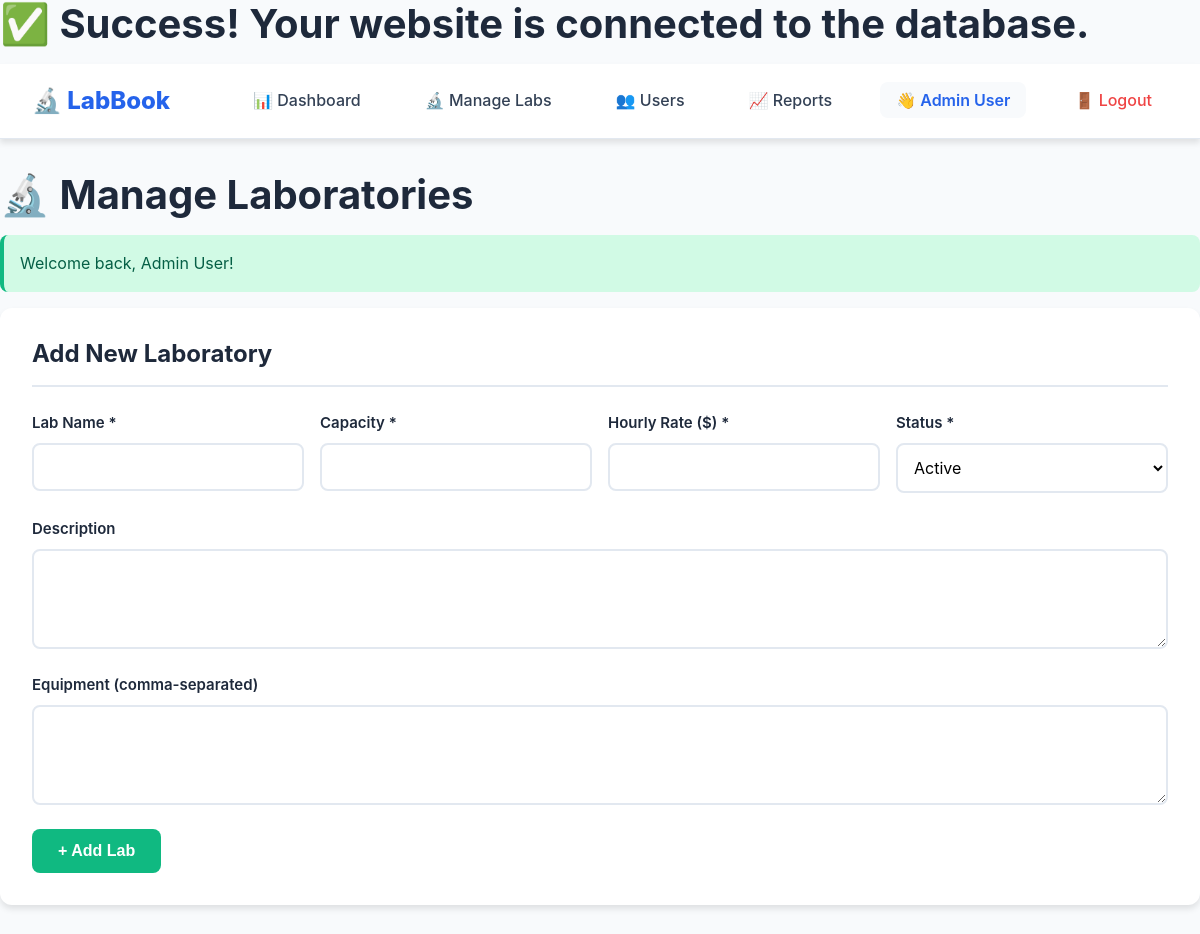
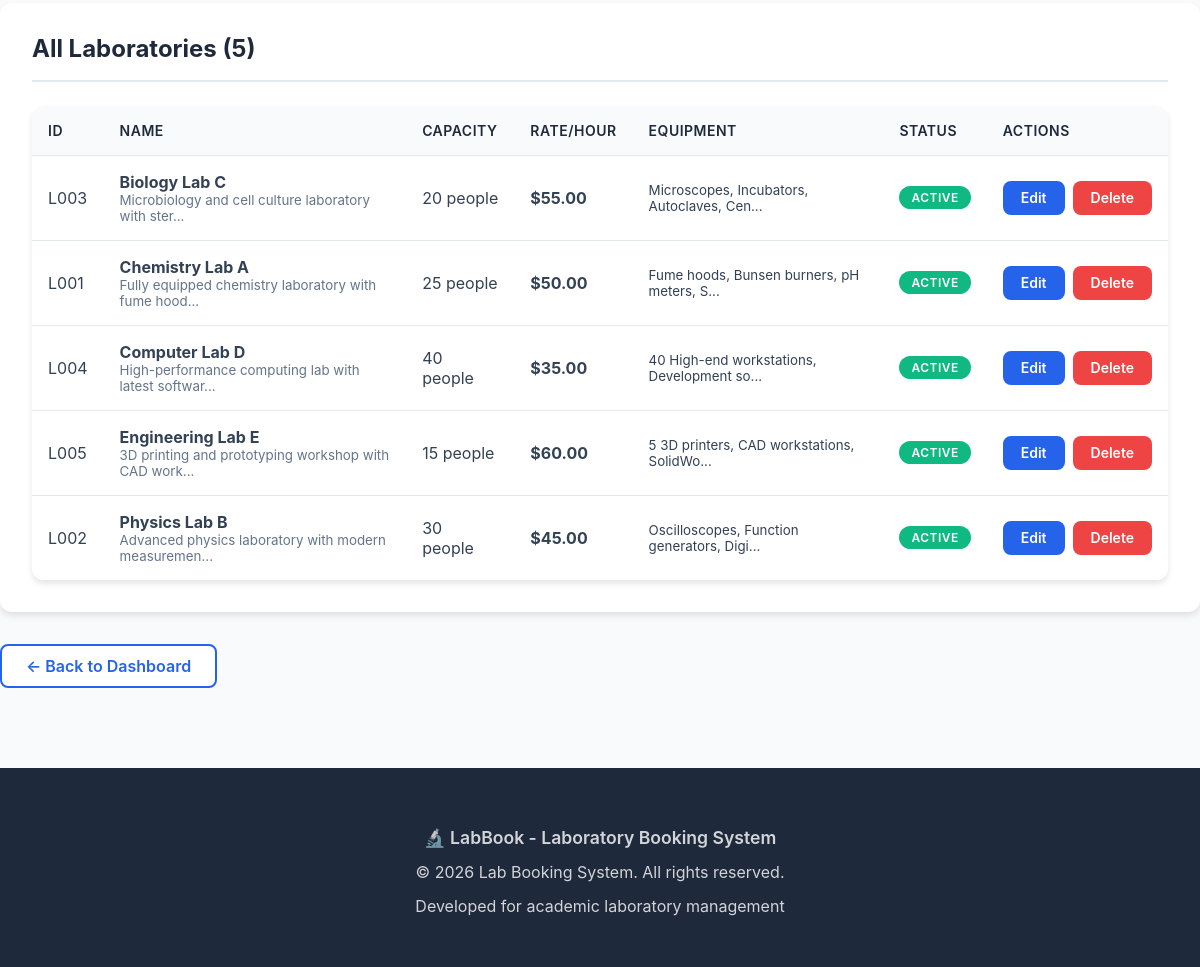
/admin/manage_labs.php (signed in), run on the app's committed database (2 pictures, top to bottom).
### tables this page shows
CREATE TABLE labs (
    id INT AUTO_INCREMENT PRIMARY KEY,
    name VARCHAR(100) NOT NULL,
    description TEXT,
    capacity INT NOT NULL COMMENT 'Maximum number of people',
    equipment TEXT COMMENT 'Available equipment (comma-separated)',
    image_url VARCHAR(255) DEFAULT NULL,
    hourly_rate DECIMAL(10, 2) NOT NULL DEFAULT 0.00 COMMENT 'Cost per hour',
    status ENUM('active', 'inactive', 'maintenance') DEFAULT 'active',
    created_at TIMESTAMP DEFAULT CURRENT_TIMESTAMP,
    updated_at TIMESTAMP DEFAULT CURRENT_TIMESTAMP ON UPDATE CURRENT_TIMESTAMP,
    
     
    INDEX idx_status (status)
);

### admin/manage_labs.php (the view, shortened to what this page needs)
<?php
require_once '../includes/db_connect.php';
require_once '../includes/functions.php';
$stmt = $pdo->query("SELECT * FROM labs ORDER BY name");
$labs = $stmt->fetchAll();
$editLab = null;
?>
<!DOCTYPE html>
<html lang="en">
<head>
    <link rel="stylesheet" href="../assets/css/style.css">
</head>
<body>
    <?php include '../includes/header.php'; ?>
    <main class="container" style="padding: 2rem 0;">
        <h1>🔬 Manage Laboratories</h1>
        <div class="card">
            <div class="card-header">
                <h2 class="card-title"><?php echo $editLab ? 'Edit Laboratory' : 'Add New Laboratory'; ?></h2>
            </div>
            <form method="POST">
                <div style="display: grid; grid-template-columns: repeat(auto-fit, minmax(250px, 1fr)); gap: 1rem;">
                    <div class="form-group">
                        <label for="name">Lab Name *</label>
                        <input type="text" id="name" name="name" required
                               value="<?php echo $editLab ? htmlspecialchars($editLab['name']) : ''; ?>">
                    </div>
                    <div class="form-group">
                        <label for="capacity">Capacity *</label>
                        <input type="number" id="capacity" name="capacity" required min="1"
                               value="<?php echo $editLab ? $editLab['capacity'] : ''; ?>">
                    </div>
                    <div class="form-group">
                        <label for="hourly_rate">Hourly Rate ($) *</label>
                        <input type="number" id="hourly_rate" name="hourly_rate" required min="0" step="0.01"
                               value="<?php echo $editLab ? $editLab['hourly_rate'] : ''; ?>">
                    </div>
                    <div class="form-group">
                        <label for="status">Status *</label>
                        <select id="status" name="status" required>
                            <option value="active" <?php echo ($editLab && $editLab['status'] === 'active') ? 'selected' : ''; ?>>Active</option>
                        </select>
                    </div>
                </div>
                <div class="form-group">
                    <label for="description">Description</label>
                    <textarea id="description" name="description" rows="2"><?php echo $editLab ? htmlspecialchars($editLab['description']) : ''; ?></textarea>
                </div>
                <div class="form-group">
                    <label for="equipment">Equipment (comma-separated)</label>
                    <textarea id="equipment" name="equipment" rows="2"><?php echo $editLab ? htmlspecialchars($editLab['equipment']) : ''; ?></textarea>
                </div>
                <div style="display: flex; gap: 1rem;">
                    <button type="submit" name="<?php echo $editLab ? 'edit_lab' : 'add_lab'; ?>" class="btn btn-success">
                        <?php echo $editLab ? '✓ Update Lab' : '+ Add Lab'; ?>
                    </button>
                </div>
            </form>
        </div>
        <div class="card">
            <div class="card-header">
                <h2 class="card-title">All Laboratories (<?php echo count($labs); ?>)</h2>
            </div>
            <div class="table-container">
                <table>
                    <thead>
                        <tr>
                            <th>ID</th>
                            <th>Name</th>
                            <th>Capacity</th>
                            <th>Rate/Hour</th>
                            <th>Equipment</th>
                            <th>Status</th>
                            <th>Actions</th>
                        </tr>
                    </thead>
                    <tbody>
                        <?php foreach ($labs as $lab): ?>
                        <tr>
                            <td>L<?php echo str_pad($lab['id'], 3, '0', STR_PAD_LEFT); ?></td>
                            <td>
                                <strong><?php echo htmlspecialchars($lab['name']); ?></strong><br>
                                <small style="color: var(--text-light);"><?php echo htmlspecialchars(substr($lab['description'], 0, 50)); ?>...</small>
                            </td>
                            <td><?php echo $lab['capacity']; ?> people</td>
                            <td><strong><?php echo formatCurrency($lab['hourly_rate']); ?></strong></td>
                            <td><small><?php echo substr(htmlspecialchars($lab['equipment']), 0, 40); ?>...</small></td>
                            <td>
                                <?php
                                $badgeClass = getLabStatusBadgeClass($lab['status']);
                                echo "<span class='badge {$badgeClass}'>" . ucfirst($lab['status']) . "</span>";
                                ?>
                            </td>
                            <td>
                                <div style="display: flex; gap: 0.5rem;">
                                    <a href="manage_labs.php?edit=<?php echo $lab['id']; ?>" class="btn btn-primary btn-sm">Edit</a>
                                    <a href="manage_labs.php?delete=<?php echo $lab['id']; ?>"
                                       class="btn btn-danger btn-sm"
                                       onclick="return confirm('Delete this lab? This cannot be undone if it has no bookings.')">
                                        Delete
                                    </a>
                                </div>
                            </td>
                        </tr>
                        <?php endforeach; ?>
                    </tbody>
                </table>
            </div>
        </div>
        <a href="dashboard.php" class="btn btn-secondary">← Back to Dashboard</a>
    </main>
    <?php include '../includes/footer.php'; ?>
</body>
</html>

### assets/css/style.css (style rules this page uses)
:root { --primary-color: #2563eb; --primary-hover: #1d4ed8; --primary-light: #dbeafe; --secondary-color: #7c3aed; --secondary-hover: #6d28d9; --success-color: #10b981; --success-light: #d1fae5; --danger-color: #ef4444; --danger-light: #fee2e2; --warning-color: #f59e0b; --warning-light: #fef3c7; --info-color: #3b82f6; --info-light: #dbeafe; --dark: #1e293b; --dark-hover: #0f172a; --text: #334155; --text-light: #64748b; --light: #f8fafc; --white: #ffffff; --border: #e2e8f0; --border-hover: #cbd5e1; --shadow-sm: 0 1px 2px rgba(0, 0, 0, 0.05); --shadow: 0 4px 6px rgba(0, 0, 0, 0.1); --shadow-md: 0 8px 16px rgba(0, 0, 0, 0.1); --shadow-lg: 0 20px 25px rgba(0, 0, 0, 0.15); --spacing-xs: 0.25rem; --spacing-sm: 0.5rem; --spacing-md: 1rem; --spacing-lg: 1.5rem; --spacing-xl: 2rem; --spacing-2xl: 3rem; --radius-sm: 4px; --radius: 8px; --radius-lg: 12px; --radius-xl: 16px; --radius-full: 9999px; --transition-fast: 150ms ease; --transition: 300ms ease; --transition-slow: 500ms ease; }
* { margin: 0; padding: 0; box-sizing: border-box; }
html { font-size: 16px; scroll-behavior: smooth; }
body { font-family: -apple-system, BlinkMacSystemFont, 'Segoe UI', Roboto, Oxygen, Ubuntu, Cantarell, sans-serif; line-height: 1.6; color: var(--text); background: var(--light); -webkit-font-smoothing: antialiased; -moz-osx-font-smoothing: grayscale; }
h1, h2, h3, h4, h5, h6 { color: var(--dark); font-weight: 700; line-height: 1.2; margin-bottom: var(--spacing-md); }
h1 { font-size: 2.5rem; }
h2 { font-size: 2rem; }
a { color: var(--primary-color); text-decoration: none; transition: color var(--transition-fast); }
.container { max-width: 1200px; margin: 0 auto; padding: 0 var(--spacing-xl); width: 100%; }
.btn { display: inline-flex; align-items: center; justify-content: center; gap: var(--spacing-sm); padding: 0.75rem 1.5rem; border-radius: var(--radius); text-decoration: none; font-weight: 600; font-size: 1rem; transition: all var(--transition-fast); border: 2px solid transparent; cursor: pointer; white-space: nowrap; line-height: 1; }
.btn-primary { background: var(--primary-color); color: var(--white); border-color: var(--primary-color); }
.btn-secondary { background: var(--white); color: var(--primary-color); border-color: var(--primary-color); }
.btn-success { background: var(--success-color); color: var(--white); }
.btn-danger { background: var(--danger-color); color: var(--white); }
.btn-sm { padding: 0.5rem 1rem; font-size: 0.875rem; }
.card { background: var(--white); border-radius: var(--radius-lg); box-shadow: var(--shadow); padding: var(--spacing-xl); margin-bottom: var(--spacing-xl); transition: transform var(--transition), box-shadow var(--transition); }
.card-header { margin-bottom: var(--spacing-lg); padding-bottom: var(--spacing-md); border-bottom: 2px solid var(--border); }
.card-title { font-size: 1.5rem; color: var(--dark); margin-bottom: 0; }
.form-group { margin-bottom: var(--spacing-lg); }
.form-group label { display: block; margin-bottom: var(--spacing-sm); font-weight: 600; color: var(--dark); font-size: 0.9375rem; }
.form-group input, .form-group select, .form-group textarea { width: 100%; padding: 0.75rem; border: 2px solid var(--border); border-radius: var(--radius); font-size: 1rem; font-family: inherit; transition: all var(--transition-fast); background: var(--white); }
.form-group textarea { resize: vertical; min-height: 100px; }
.badge { display: inline-block; padding: 0.25rem 0.75rem; border-radius: var(--radius-full); font-size: 0.75rem; font-weight: 600; text-transform: uppercase; letter-spacing: 0.5px; }
.badge-success { background: var(--success-color); color: var(--white); }
.table-container { overflow-x: auto; border-radius: var(--radius-lg); box-shadow: var(--shadow); }
table { width: 100%; border-collapse: collapse; background: var(--white); }
thead { background: var(--light); }
th, td { padding: var(--spacing-md); text-align: left; border-bottom: 1px solid var(--border); }
th { font-weight: 600; color: var(--dark); text-transform: uppercase; font-size: 0.875rem; letter-spacing: 0.5px; }
tr:last-child td { border-bottom: none; }

### data on the page
labs: id "003", name "Biology Lab C", description "Microbiology and cell culture laboratory with ster", capacity "20", hourly_rate "$55.00", equipment "Microscopes, Incubators, Autoclaves, Cen", status "ACTIVE"
labs: id "001", name "Chemistry Lab A", description "Fully equipped chemistry laboratory with fume hood", capacity "25", hourly_rate "$50.00", equipment "Fume hoods, Bunsen burners, pH meters, S", status "ACTIVE"
labs: id "004", name "Computer Lab D", description "High-performance computing lab with latest softwar", capacity "40", hourly_rate "$35.00", equipment "40 High-end workstations, Development so", status "ACTIVE"
labs: id "005", name "Engineering Lab E", description "3D printing and prototyping workshop with CAD work", capacity "15", hourly_rate "$60.00", equipment "5 3D printers, CAD workstations, SolidWo", status "ACTIVE"
labs: id "002", name "Physics Lab B", description "Advanced physics laboratory with modern measuremen", capacity "30", hourly_rate "$45.00", equipment "Oscilloscopes, Function generators, Digi", status "ACTIVE"

### other printed values
$_SESSION['user_name'] "Admin User"
$message "Welcome back, Admin User!"
count($labs) "5"
